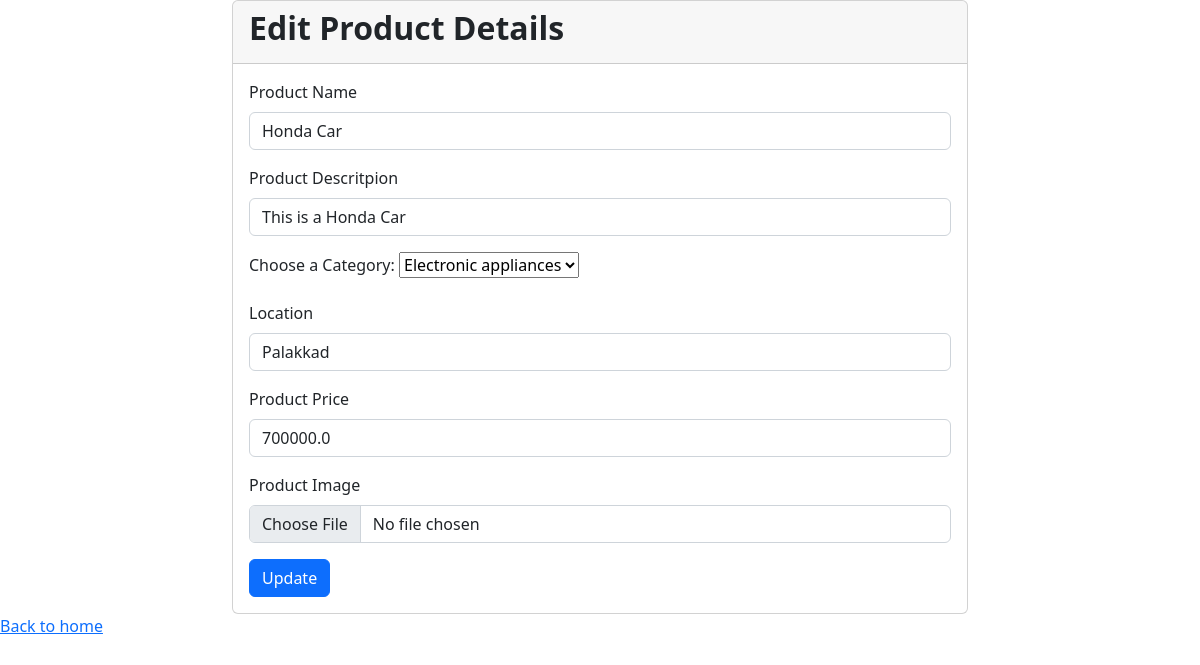
The page /edit_post_confirm/62/ on the database its author committed.
### sellerapp/models.py (models this page shows, shortened)
class Product(models.Model):
    userid = models.ForeignKey(User,on_delete=models.CASCADE,null=True)
    product_name = models.CharField(max_length=100,null=True)
    product_desc = models.CharField(max_length=1000,null=True)
    category = models.CharField(max_length=100,null=True)
    location = models.CharField(max_length=100,null=True)
    product_price = models.FloatField(max_length=100,null=True)
    product_img = models.FileField(upload_to='media',null=True,blank=True)
    time = models.DateTimeField(null=True,blank=True)

### sellerapp/views.py (the view)
# urls.py: path('edit_post_confirm/<id>/', edit_post_confirm, name='edit_post_confirm'),
def edit_post_confirm(request, id):
    data = Product.objects.get(id=id)
    return render(request, 'edit_post.html', {'data': data})

### sellerapp/templates/edit_post.html (shortened to what this page needs)
<!DOCTYPE html>
<html lang="en">
<head>
    <link href="https://cdn.jsdelivr.net/npm/bootstrap@5.2.0-beta1/dist/css/bootstrap.min.css" rel="stylesheet">
</head>
<body>
   <section class="section">
    <div class="container">
        <div class="row justify-content-center">
            <div class="col-md-8">
                <div class="card">
                    <div class="card-header">
                        <h2 class="fw-bold">Edit Product Details</h2>
                    </div>
                    <div class="card-body">
                        <form action="{% url 'edit_post' data.id %}" method="POST" enctype="multipart/form-data"> {% csrf_token %}
                            <div class="mb-3">
                                <label  class="form-label">Product Name</label>
                                <input type="text" Required name="product_name" class="form-control" value="{{ data.product_name }}">
                            </div>
                            <div class="mb-3">
                                <label  class="form-label">Product Descritpion</label>
                                <input type="text" Required name="product_desc" class="form-control" value="{{ data.product_desc }}">
                            </div>
                            <div class="mb-3">
                                <label class="form-label" >Choose a Category:</label>
                                    <select name="category" value="{{ data.category }}">
                                      <option value="Electronic appliances" name="category">Electronic appliances</option>
                                    </select>
                            </div>
                            <div class="mb-3">
                                <label class="form-label">Location</label>
                                <input type="text" Required name="location" class="form-control" value="{{ data.location }}">
                            </div>
                            <div class="mb-3">
                                <label class="form-label">Product Price</label>
                                <input type="number" Required name="product_price" class="form-control" value="{{ data.product_price }}">
                            </div>
                             <div class="mb-3">
                                <label  class="form-label">Product Image</label>
                                <input type="file" Required name="product_img" class="form-control" value="{{ data.product_img }}">
                            </div>
                            <button type="submit" class="btn btn-primary">Update</button>
                        </form>
                    </div>
                </div>
            </div>
        </div>
    </div>
</section>
 <a href="{% url 'indexpage' %}" >Back to home</a>
</body>
</html>

### rows shown on the page
Product: product_name "Honda Car", product_desc "This is a Honda Car", category "Electronic appliances", location "Palakkad", product_price "700000.0"
